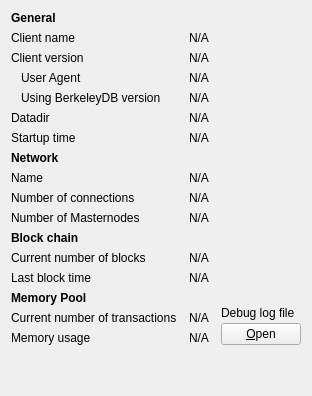
     <widget class="QWidget" name="tab_info">
      <attribute name="title">
       <string>&amp;Information</string>
      </attribute>
      <layout class="QGridLayout" name="gridLayout" columnstretch="0,1,0">
       <property name="horizontalSpacing">
        <number>12</number>
       </property>
       <item row="0" column="0">
        <widget class="QLabel" name="label_9">
         <property name="font">
          <font>
           <weight>75</weight>
           <bold>true</bold>
          </font>
         </property>
         <property name="text">
          <string>General</string>
         </property>
        </widget>
       </item>
       <item row="1" column="0">
        <widget class="QLabel" name="label_5">
         <property name="text">
          <string>Client name</string>
         </property>
        </widget>
       </item>
       <item row="1" column="1" colspan="2">
        <widget class="QLabel" name="clientName">
         <property name="cursor">
          <cursorShape>IBeamCursor</cursorShape>
         </property>
         <property name="text">
          <string>N/A</string>
         </property>
         <property name="textFormat">
          <enum>Qt::PlainText</enum>
         </property>
         <property name="textInteractionFlags">
          <set>Qt::LinksAccessibleByMouse|Qt::TextSelectableByKeyboard|Qt::TextSelectableByMouse</set>
         </property>
        </widget>
       </item>
       <item row="2" column="0">
        <widget class="QLabel" name="label_6">
         <property name="text">
          <string>Client version</string>
         </property>
        </widget>
       </item>
       <item row="2" column="1" colspan="2">
        <widget class="QLabel" name="clientVersion">
         <property name="cursor">
          <cursorShape>IBeamCursor</cursorShape>
         </property>
         <property name="text">
          <string>N/A</string>
         </property>
         <property name="textFormat">
          <enum>Qt::PlainText</enum>
         </property>
         <property name="textInteractionFlags">
          <set>Qt::LinksAccessibleByMouse|Qt::TextSelectableByKeyboard|Qt::TextSelectableByMouse</set>
         </property>
        </widget>
       </item>
       <item row="3" column="0">
        <widget class="QLabel" name="labelClientUserAgent">
         <property name="text">
          <string>User Agent</string>
         </property>
         <property name="indent">
          <number>10</number>
         </property>
        </widget>
       </item>
       <item row="3" column="1" colspan="2">
        <widget class="QLabel" name="clientUserAgent">
         <property name="cursor">
          <cursorShape>IBeamCursor</cursorShape>
         </property>
         <property name="text">
          <string>N/A</string>
         </property>
         <property name="textFormat">
          <enum>Qt::PlainText</enum>
         </property>
         <property name="textInteractionFlags">
          <set>Qt::LinksAccessibleByMouse|Qt::TextSelectableByKeyboard|Qt::TextSelectableByMouse</set>
         </property>
        </widget>
       </item>
       <item row="4" column="0">
        <widget class="QLabel" name="label_berkeleyDBVersion">
         <property name="text">
          <string>Using BerkeleyDB version</string>
         </property>
         <property name="indent">
          <number>10</number>
         </property>
        </widget>
       </item>
       <item row="4" column="1" colspan="2">
        <widget class="QLabel" name="berkeleyDBVersion">
         <property name="cursor">
          <cursorShape>IBeamCursor</cursorShape>
         </property>
         <property name="text">
          <string>N/A</string>
         </property>
         <property name="textFormat">
          <enum>Qt::PlainText</enum>
         </property>
         <property name="textInteractionFlags">
          <set>Qt::LinksAccessibleByMouse|Qt::TextSelectableByKeyboard|Qt::TextSelectableByMouse</set>
         </property>
        </widget>
       </item>
       <item row="5" column="0">
        <widget class="QLabel" name="label_12">
         <property name="text">
          <string>Datadir</string>
         </property>
        </widget>
       </item>
       <item row="5" column="1" colspan="2">
        <widget class="QLabel" name="dataDir">
         <property name="cursor">
          <cursorShape>IBeamCursor</cursorShape>
         </property>
         <property name="text">
          <string>N/A</string>
         </property>
         <property name="textFormat">
          <enum>Qt::PlainText</enum>
         </property>
         <property name="wordWrap">
          <bool>true</bool>
         </property>
         <property name="textInteractionFlags">
          <set>Qt::LinksAccessibleByMouse|Qt::TextSelectableByKeyboard|Qt::TextSelectableByMouse</set>
         </property>
        </widget>
       </item>
       <item row="6" column="0">
        <widget class="QLabel" name="label_13">
         <property name="text">
          <string>Startup time</string>
         </property>
        </widget>
       </item>
       <item row="6" column="1" colspan="2">
        <widget class="QLabel" name="startupTime">
         <property name="cursor">
          <cursorShape>IBeamCursor</cursorShape>
         </property>
         <property name="text">
          <string>N/A</string>
         </property>
         <property name="textFormat">
          <enum>Qt::PlainText</enum>
         </property>
         <property name="textInteractionFlags">
          <set>Qt::LinksAccessibleByMouse|Qt::TextSelectableByKeyboard|Qt::TextSelectableByMouse</set>
         </property>
        </widget>
       </item>
       <item row="7" column="0">
           <widget class="QLabel" name="labelNetwork">
               <property name="font">
                   <font>
                       <weight>75</weight>
                       <bold>true</bold>
                   </font>
               </property>
               <property name="text">
                   <string>Network</string>
               </property>
           </widget>
       </item>
       <item row="8" column="0">
        <widget class="QLabel" name="label_8">
         <property name="text">
          <string>Name</string>
         </property>
        </widget>
       </item>
       <item row="8" column="1" colspan="2">
        <widget class="QLabel" name="networkName">
         <property name="cursor">
          <cursorShape>IBeamCursor</cursorShape>
         </property>
         <property name="text">
          <string>N/A</string>
         </property>
         <property name="textFormat">
          <enum>Qt::PlainText</enum>
         </property>
         <property name="textInteractionFlags">
          <set>Qt::LinksAccessibleByMouse|Qt::TextSelectableByKeyboard|Qt::TextSelectableByMouse</set>
         </property>
        </widget>
       </item>
       <item row="9" column="0">
        <widget class="QLabel" name="label_7">
         <property name="text">
          <string>Number of connections</string>
         </property>
        </widget>
       </item>
       <item row="9" column="1" colspan="2">
        <widget class="QLabel" name="numberOfConnections">
         <property name="cursor">
          <cursorShape>IBeamCursor</cursorShape>
         </property>
         <property name="text">
          <string>N/A</string>
         </property>
         <property name="textFormat">
          <enum>Qt::PlainText</enum>
         </property>
         <property name="textInteractionFlags">
          <set>Qt::LinksAccessibleByMouse|Qt::TextSelectableByKeyboard|Qt::TextSelectableByMouse</set>
         </property>
        </widget>
       </item>
       <item row="10" column="0">
        <widget class="QLabel" name="masternodeCountLabel">
         <property name="text">
          <string>Number of Masternodes</string>
         </property>
        </widget>
       </item>
       <item row="10" column="1">
        <widget class="QLabel" name="masternodeCount">
         <property name="text">
          <string>N/A</string>
         </property>
        </widget>
       </item>
       <item row="11" column="0">
        <widget class="QLabel" name="label_10">
         <property name="font">
          <font>
           <weight>75</weight>
           <bold>true</bold>
          </font>
         </property>
         <property name="text">
          <string>Block chain</string>
         </property>
        </widget>
       </item>
       <item row="12" column="0">
        <widget class="QLabel" name="label_3">
         <property name="text">
          <string>Current number of blocks</string>
         </property>
        </widget>
       </item>
       <item row="12" column="1" colspan="2">
        <widget class="QLabel" name="numberOfBlocks">
         <property name="cursor">
          <cursorShape>IBeamCursor</cursorShape>
         </property>
         <property name="text">
          <string>N/A</string>
         </property>
         <property name="textFormat">
          <enum>Qt::PlainText</enum>
         </property>
         <property name="textInteractionFlags">
          <set>Qt::LinksAccessibleByMouse|Qt::TextSelectableByKeyboard|Qt::TextSelectableByMouse</set>
         </property>
        </widget>
       </item>
       <item row="13" column="0">
        <widget class="QLabel" name="labelLastBlockTime">
         <property name="text">
          <string>Last block time</string>
         </property>
        </widget>
       </item>
       <item row="13" column="1" colspan="2">
        <widget class="QLabel" name="lastBlockTime">
         <property name="cursor">
          <cursorShape>IBeamCursor</cursorShape>
         </property>
         <property name="text">
          <string>N/A</string>
         </property>
         <property name="textFormat">
          <enum>Qt::PlainText</enum>
         </property>
         <property name="textInteractionFlags">
          <set>Qt::LinksAccessibleByMouse|Qt::TextSelectableByKeyboard|Qt::TextSelectableByMouse</set>
         </property>
        </widget>
       </item>
       <item row="14" column="0">
        <widget class="QLabel" name="labelMempoolTitle">
         <property name="font">
          <font>
           <weight>75</weight>
           <bold>true</bold>
          </font>
         </property>
         <property name="text">
          <string>Memory Pool</string>
         </property>
        </widget>
       </item>
       <item row="15" column="0">
        <widget class="QLabel" name="labelNumberOfTransactions">
         <property name="text">
          <string>Current number of transactions</string>
         </property>
        </widget>
       </item>
       <item row="15" column="1">
        <widget class="QLabel" name="mempoolNumberTxs">
         <property name="cursor">
          <cursorShape>IBeamCursor</cursorShape>
         </property>
         <property name="text">
          <string>N/A</string>
         </property>
         <property name="textFormat">
          <enum>Qt::PlainText</enum>
         </property>
         <property name="textInteractionFlags">
          <set>Qt::LinksAccessibleByMouse|Qt::TextSelectableByKeyboard|Qt::TextSelectableByMouse</set>
         </property>
        </widget>
       </item>
       <item row="16" column="0">
        <widget class="QLabel" name="labelMemoryUsage">
         <property name="text">
          <string>Memory usage</string>
         </property>
        </widget>
       </item>
       <item row="16" column="1">
        <widget class="QLabel" name="mempoolSize">
         <property name="cursor">
          <cursorShape>IBeamCursor</cursorShape>
         </property>
         <property name="text">
          <string>N/A</string>
         </property>
         <property name="textFormat">
          <enum>Qt::PlainText</enum>
         </property>
         <property name="textInteractionFlags">
          <set>Qt::LinksAccessibleByMouse|Qt::TextSelectableByKeyboard|Qt::TextSelectableByMouse</set>
         </property>
        </widget>
       </item>
       <item row="14" column="2" rowspan="3">
        <layout class="QVBoxLayout" name="verticalLayoutDebugButton">
         <property name="spacing">
          <number>3</number>
         </property>
         <item>
          <spacer name="verticalSpacer_2">
           <property name="orientation">
            <enum>Qt::Vertical</enum>
           </property>
           <property name="sizeHint" stdset="0">
            <size>
             <width>10</width>
             <height>5</height>
            </size>
           </property>
          </spacer>
         </item>
         <item>
          <widget class="QLabel" name="labelDebugLogfile">
           <property name="text">
            <string>Debug log file</string>
           </property>
          </widget>
         </item>
         <item>
          <widget class="QPushButton" name="openDebugLogfileButton">
           <property name="toolTip">
            <string>Open the GENIX Core debug log file from the current data directory. This can take a few seconds for large log files.</string>
           </property>
           <property name="text">
            <string>&amp;Open</string>
           </property>
           <property name="autoDefault">
            <bool>false</bool>
           </property>
          </widget>
         </item>
        </layout>
       </item>
       <item row="18" column="0">
        <spacer name="verticalSpacer">
         <property name="orientation">
          <enum>Qt::Vertical</enum>
         </property>
         <property name="sizeHint" stdset="0">
          <size>
           <width>20</width>
           <height>40</height>
          </size>
         </property>
        </spacer>
       </item>
      </layout>
     </widget>
